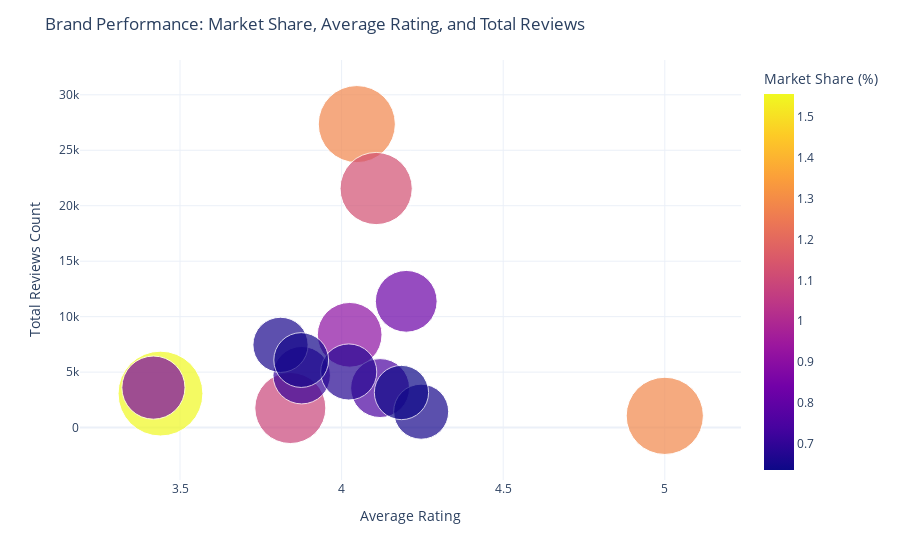

Notebook code cell kept with this figure:
### Code cell
import plotly.express as px

# Reset the index if 'brand' is the index, to use it as a column
brand_performance_reset = brand_performance.reset_index()

fig = px.scatter(brand_performance_reset.head(15),
                 x='Average Rating',
                 y='Total Reviews Count',
                 size='Market Share (%)',
                 hover_name='brand',  # Use the brand name for hover information
                 color='Market Share (%)',  # Color points by market share
                 size_max=60)

fig.update_layout(
    title='Brand Performance: Market Share, Average Rating, and Total Reviews',
    xaxis_title='Average Rating',
    yaxis_title='Total Reviews Count'
)

fig.show()

### Figure 1 — Plotly figure (JSON) as saved in the notebook; plotly's stock layout.template omitted (floating-point values rounded to 4 significant figures)
{"data": [{"hovertemplate": "<b>%{hovertext}</b><br><br>Average Rating=%{x}<br>Total Reviews Count=%{y}<br>Market Share (%)=%{marker.color}<extra></extra>", "hovertext": ["Prestige", "Dkny", "bb Royal", "BB Home", "Hawkins", "bb Combo", "Ajmal", "DP", "Huggies", "StBotanica", "Soulflower", "INATUR ", "Corelle", "Cello", "Pampers "], "legendgroup": "", "marker": {"color": [1.555, 1.287, 1.283, 1.126, 1.09, 0.904, 0.8616, 0.8236, 0.7499, 0.7127, 0.6797, 0.6583, 0.6541, 0.6485, 0.6368], "coloraxis": "coloraxis", "size": [1.555, 1.287, 1.283, 1.126, 1.09, 0.904, 0.8616, 0.8236, 0.7499, 0.7127, 0.6797, 0.6583, 0.6541, 0.6485, 0.6368], "sizemode": "area", "sizeref": 0.0004319, "symbol": "circle"}, "mode": "markers", "name": "", "orientation": "v", "showlegend": false, "type": "scatter", "x": [3.44, 5, 4.047, 4.107, 3.841, 4.025, 3.418, 4.2, 4.119, 3.877, 4.022, 3.811, 4.246, 3.875, 4.185], "xaxis": "x", "y": [3064, 1057, 27360, 21552, 1763, 8363, 3603, 11382, 3561, 4723, 5013, 7457, 1431, 6088, 3160], "yaxis": "y"}], "layout": {"coloraxis": {"colorbar": {"title": {"text": "Market Share (%)"}}, "colorscale": [[0, "#0d0887"], [0.1111, "#46039f"], [0.2222, "#7201a8"], [0.3333, "#9c179e"], [0.4444, "#bd3786"], [0.5556, "#d8576b"], [0.6667, "#ed7953"], [0.7778, "#fb9f3a"], [0.8889, "#fdca26"], [1, "#f0f921"]]}, "legend": {"itemsizing": "constant", "tracegroupgap": 0}, "margin": {"t": 60}, "title": {"text": "Brand Performance: Market Share, Average Rating, and Total Reviews"}, "xaxis": {"anchor": "y", "domain": [0, 1], "title": {"text": "Average Rating"}}, "yaxis": {"anchor": "x", "domain": [0, 1], "title": {"text": "Total Reviews Count"}}}}
